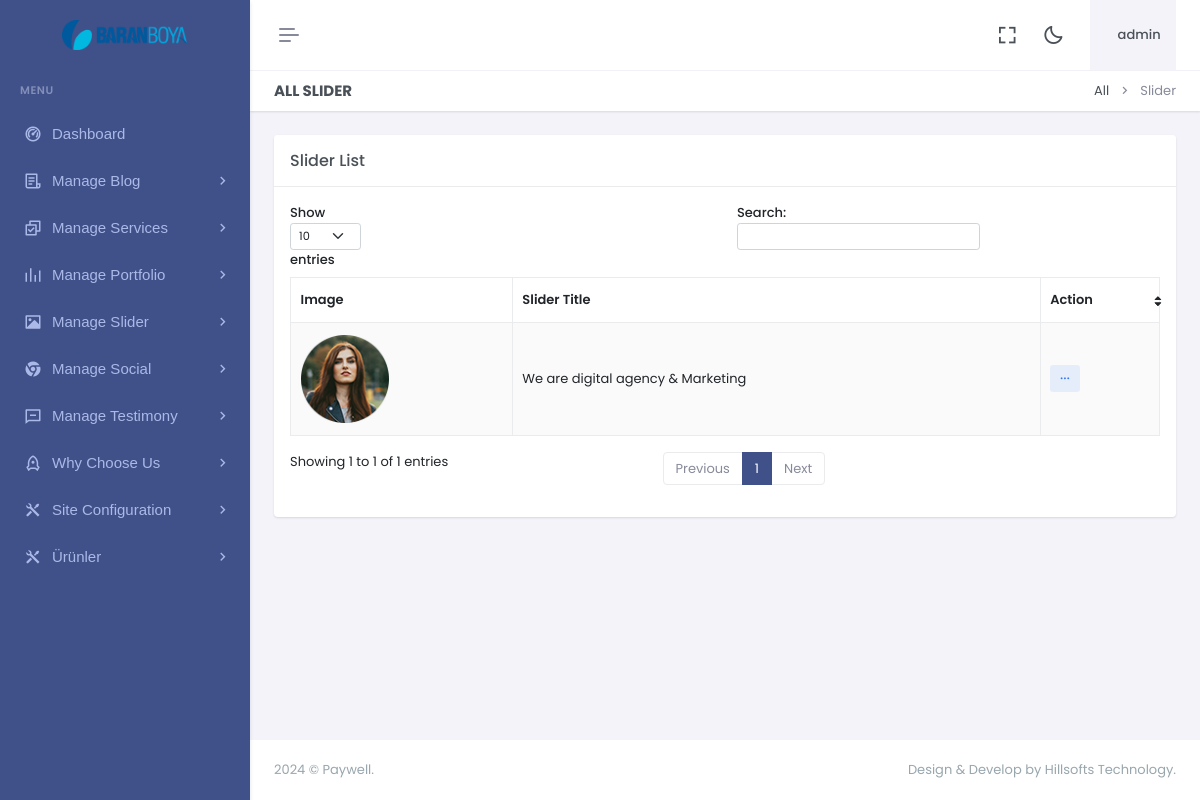
Page /dashboard/sliderlist.php (signed in) on the earlier database version.
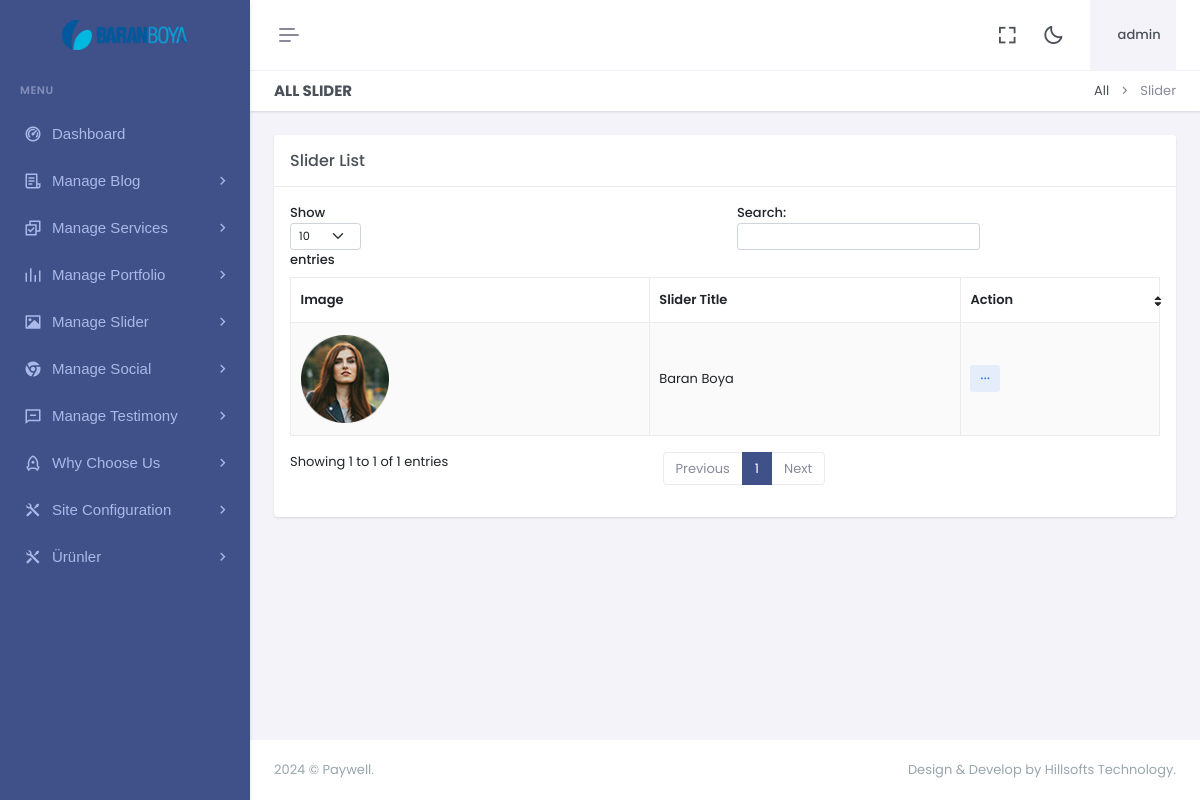
Same page on the later database version.
### tables this page shows
CREATE TABLE `logo` (
  `id` int(11) NOT NULL,
  `xfile` varchar(1000) NOT NULL,
  `ufile` varchar(1000) NOT NULL,
  `updated_at` timestamp NOT NULL DEFAULT current_timestamp() ON UPDATE current_timestamp()
);

CREATE TABLE `slider` (
  `id` int(11) NOT NULL,
  `slide_title` varchar(150) NOT NULL,
  `slide_text` varchar(500) NOT NULL,
  `ufile` varchar(1000) NOT NULL,
  `updated_at` timestamp NOT NULL DEFAULT current_timestamp() ON UPDATE current_timestamp()
);

### dashboard/sliderlist.php (the view)
<?php include"header.php";?>
<?php include"sidebar.php";?>
<div class="main-content">
 <div class="page-content">
       <div class="container-fluid">
                    <div class="row">
                        <div class="col-12">
                            <div class="page-title-box d-sm-flex align-items-center justify-content-between">
                                <h4 class="mb-sm-0">All Slider</h4>
                                <div class="page-title-right">
                                    <ol class="breadcrumb m-0">
                                        <li class="breadcrumb-item"><a href="javascript: void(0);">All</a></li>
                                        <li class="breadcrumb-item active">Slider</li>
                                    </ol>
                                </div>
                            </div>
                        </div>
                    </div>
                    <div class="row">
                        <div class="col-lg-12">
                            <div class="card">
                                <div class="card-header">
                                    <h5 class="card-title mb-0">Slider List</h5>
                                </div>
                                <div class="card-body">
                                    <table id="example" class="table table-bordered dt-responsive nowrap table-striped align-middle" style="width:100%">
                                        <thead>
                                            <tr>
                                            <th data-ordering="false">Image</th>
                                                <th data-ordering="false">Slider Title</th>
                                                <th>Action</th>
                                            </tr>
                                        </thead>
                                        <tbody>
                                        <?php
				   $q="SELECT * FROM  slider ORDER BY id DESC";
 $r123 = mysqli_query($con,$q);
while($ro = mysqli_fetch_array($r123))
{
	$id="$ro[id]";
	$slide_title="$ro[slide_title]";
  $ufile="$ro[ufile]";
  print "<tr>
  <td>
  <img src='uploads/slider/$ufile' alt='img' style='max-height:150px;'>
  </td>
				  <td>
				  $slide_title
				  </td>
          <td>
                                                    <div class='dropdown d-inline-block'>
                                                        <button class='btn btn-soft-secondary btn-sm dropdown' type='button' data-bs-toggle='dropdown' aria-expanded='false'>
                                                            <i class='ri-more-fill align-middle'></i>
                                                        </button>
                                                        <ul class='dropdown-menu dropdown-menu-end'>
                                                            <li>
                                                                <a href='deleteslide.php?id=$id' class='dropdown-item remove-item-btn'>
                                                                    <i class='ri-delete-bin-fill align-bottom me-2 text-muted'></i> Delete
                                                                </a>
                                                            </li>
                                                        </ul>
                                                    </div>
                                                </td>
				  </tr>";
  }
  ?>
                                        </tbody>
                                    </table>
                                </div>
                            </div>
                        </div>
                    </div>
                </div>
            </div>
            <?php include"footer.php";?>

### dashboard/header.php (shortened to what this page needs)
<?php
if (isset($_SESSION['username'])) {
 $username = $_SESSION['username'];
}
 else {
    print "
				<script language='javascript'>
					window.location = 'login.php';
				</script>
			";
}
?>
<!doctype html>
<html lang="en" data-layout="vertical" data-topbar="light" data-sidebar="dark" data-sidebar-size="lg" data-sidebar-image="none">
<head>
    <link href="assets/libs/jsvectormap/css/jsvectormap.min.css" rel="stylesheet" type="text/css" />
    <link href="assets/libs/swiper/swiper-bundle.min.css" rel="stylesheet" type="text/css" />
    <link href="assets/css/bootstrap.min.css" rel="stylesheet" type="text/css" />
    <link href="assets/css/icons.min.css" rel="stylesheet" type="text/css" />
    <link href="assets/css/app.min.css" rel="stylesheet" type="text/css" />
    <link href="assets/css/custom.min.css" rel="stylesheet" type="text/css" />
</head>
<body>
    <div id="layout-wrapper">
        <header id="page-topbar">
    <div class="layout-width">
        <div class="navbar-header">
            <div class="d-flex">
                <button type="button" class="btn btn-sm px-3 fs-16 header-item vertical-menu-btn topnav-hamburger"
                    id="topnav-hamburger-icon">
                    <span class="hamburger-icon">
                        <span></span>
                        <span></span>
                        <span></span>
                    </span>
                </button>
            </div>
            <div class="d-flex align-items-center">
                <div class="ms-1 header-item d-none d-sm-flex">
                    <button type="button" class="btn btn-icon btn-topbar btn-ghost-secondary rounded-circle"
                        data-toggle="fullscreen">
                        <i class='bx bx-fullscreen fs-22'></i>
                    </button>
                </div>
                <div class="ms-1 header-item d-none d-sm-flex">
                    <button type="button"
                        class="btn btn-icon btn-topbar btn-ghost-secondary rounded-circle light-dark-mode">
                        <i class='bx bx-moon fs-22'></i>
                    </button>
                </div>
                <div class="dropdown ms-sm-3 header-item topbar-user">
                    <button type="button" class="btn" id="page-header-user-dropdown" data-bs-toggle="dropdown"
                        aria-haspopup="true" aria-expanded="false">
                        <span class="d-flex align-items-center">
                            <span class="text-start ms-xl-2">
                                <span class="d-none d-xl-inline-block ms-1 fw-medium user-name-text"><?php print $username;?></span>
                            </span>
                        </span>
                    </button>
                </div>
            </div>
        </div>
    </div>
</header>

### dashboard/sidebar.php (shortened to what this page needs)
<?php
include"../z_db.php";
?>
<div class="app-menu navbar-menu">
  <div class="navbar-brand-box">
<?php
    $rr=mysqli_query($con,"SELECT ufile FROM logo");
$r = mysqli_fetch_row($rr);
$ufile = $r[0];
?>
    <a href="home" class="logo logo-light">
      <span class="logo-lg">
        <img src="uploads/logo/<?php print $ufile?>" alt="" height="30">
      </span>
    </a>
  </div>
  <div id="scrollbar">
    <div class="container-fluid">
      <ul class="navbar-nav" id="navbar-nav">
        <li class="menu-title"><span data-key="t-menu">Menu</span></li>
        <li class="nav-item">
                <a href="dashboard" class="nav-link" data-key="t-analytics">  <i class="ri-dashboard-2-line"></i> <span data-key="t-dashboards"> Dashboard </span></a>
              </li>
              <li class="nav-item">
                            <a class="nav-link menu-link" href="#sidebarB" data-bs-toggle="collapse" role="button" aria-expanded="true" aria-controls="sidebarLanding">
                                <i class="ri-file-list-3-line"></i> <span data-key="t-landing">Manage Blog</span>
                            </a>
                        </li>
              <li class="nav-item">
                            <a class="nav-link menu-link" href="#sidebarLanding" data-bs-toggle="collapse" role="button" aria-expanded="true" aria-controls="sidebarLanding">
                                <i class="ri-checkbox-multiple-line"></i> <span data-key="t-landing">Manage Services</span>
                            </a>
                        </li>
                        <li class="nav-item">
                            <a class="nav-link menu-link" href="#sidebarPot" data-bs-toggle="collapse" role="button" aria-expanded="true" aria-controls="sidebarLanding">
                                <i class="ri-rhythm-fill"></i> <span data-key="t-landing">Manage Portfolio</span>
                            </a>
                        </li>
                        <li class="nav-item">
                            <a class="nav-link menu-link" href="#sidebarSl" data-bs-toggle="collapse" role="button" aria-expanded="true" aria-controls="sidebarLanding">
                                <i class="ri-image-fill"></i> <span data-key="t-landing">Manage Slider</span>
                            </a>
                        </li>
                        <li class="nav-item">
                            <a class="nav-link menu-link" href="#sidebarX" data-bs-toggle="collapse" role="button" aria-expanded="true" aria-controls="sidebarLanding">
                                <i class="ri-chrome-fill"></i> <span data-key="t-landing">Manage Social</span>
                            </a>
                        </li>
                        <li class="nav-item">
                            <a class="nav-link menu-link" href="#sidebarT" data-bs-toggle="collapse" role="button" aria-expanded="true" aria-controls="sidebarLanding">
                                <i class="ri-message-line"></i> <span data-key="t-landing">Manage Testimony</span>
                            </a>
                        </li>
                        <li class="nav-item">
                            <a class="nav-link menu-link" href="#sidebarW" data-bs-toggle="collapse" role="button" aria-expanded="true" aria-controls="sidebarLanding">
                                <i class="ri-rocket-line"></i> <span data-key="t-landing"> Why Choose Us</span>
                            </a>
                        </li>
                        <li class="nav-item">
                            <a class="nav-link menu-link" href="#sidebarK" data-bs-toggle="collapse" role="button" aria-expanded="true" aria-controls="sidebarLanding">
                                <i class="ri-tools-fill"></i> <span data-key="t-landing"> Site Configuration </span>
                            </a>
                        </li>
                        <li class="nav-item">
                            <a class="nav-link menu-link" href="#sidebarP" data-bs-toggle="collapse" role="button" aria-expanded="true" aria-controls="sidebarLanding">
                                <i class="ri-tools-fill"></i> <span data-key="t-landing"> Ürünler </span>
                            </a>
                        </li>
      </ul>
    </div>
  </div>
  <div class="sidebar-background"></div>
</div>

### dashboard/footer.php (shortened to what this page needs)
    <footer class="footer">
        <div class="container-fluid">
            <div class="row">
                <div class="col-sm-6">
                    <script>document.write(new Date().getFullYear())</script> © Paywell.
                </div>
                <div class="col-sm-6">
                    <div class="text-sm-end d-none d-sm-block">
                        Design & Develop by Hillsofts Technology.
                    </div>
                </div>
            </div>
        </div>
    </footer>
</div>
</div>
</body>
</html>

Differences in the rows shown:
changed slider: slide_title "We are digital agency & Marketing" → "Baran Boya"
